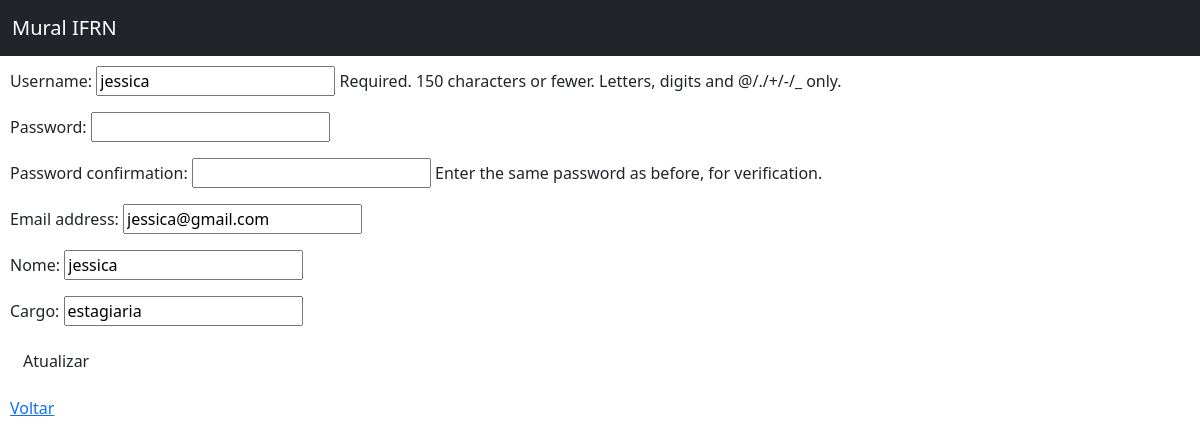
/atualizar_usuario/1, run on the app's committed database.
### core/models.py (models this page shows)
class Usuario(AbstractUser):
    nome = models.CharField('nome', max_length= 100)
    cargo = models.CharField('cargo', max_length=50)

### core/views.py (the view)
# urls.py: path('atualizar_usuario/<int:id>',atualizar_usuario,name='atualizar_usuario'),
def atualizar_usuario(request, id):
    meus_usuarios = Usuario.objects.get(id=id)
    form = UsuarioForm(request.POST or None, request.FILES or None, instance = meus_usuarios)
    if form.is_valid():
         form.save()
         return redirect('listar_usuario')
    contexto = {
        "form_usuario": form
    }
    return render(request, 'cruds/usuario_editar.html', contexto )

### core/forms.py
class UsuarioForm(UserCreationForm):
    class Meta:
        model = Usuario
        fields = ['username','password1','password2','email','nome','cargo']

### templates/cruds/usuario_editar.html (shortened to what this page needs)
{% load static %}
{% load widget_tweaks %}
<!DOCTYPE html>
<html lang="en">
<head>
    <link rel="stylesheet" type="text/css" href="estilo.css" />
    <link rel="stylesheet" type="text/css" href="{% static 'estilo.css' %}" media="screen" />
    <link rel="stylesheet" type="text/css" href="{% static 'forms.css' %}" media="screen" />
    <link href="https://cdn.jsdelivr.net/npm/bootstrap@5.2.2/dist/css/bootstrap.min.css" rel="stylesheet"
>
</head>
<body>
    <header>
        <header>
            <nav class="navbar navbar-dark bg-dark fixed-top">
                <div class="container-fluid">
                    <a class="navbar-brand" href="{%url 'home' %}">Mural IFRN</a>
            </nav>
        </header>
    </header>
    <h1>ATUALIZAR</h1>
    <form method="POST" action="{% url 'atualizar_usuario' usuario.id %}"  enctype="multipart/form-data">
        {{ form_usuario.as_p }}
        <p><input type="submit"  class="btn btn-verde" value="Atualizar"/></p>
        <p><a href="{% url 'usuario' %}" class="btn-voltar">Voltar</a></p>
    </form>
</body>
</html>

### static/estilo.css (style rules this page uses)
body { font-family: 'Times New Roman', Times, serif; margin-top: 80px; }

### static/forms.css (style rules this page uses)
body { text-align: center; font-family: Arial, Helvetica, sans-serif; padding: 10px; }
form { align-items: center; }

### data on the page
Usuario: username "jessica", email "jessica@gmail.com", nome "jessica", cargo "estagiaria"
